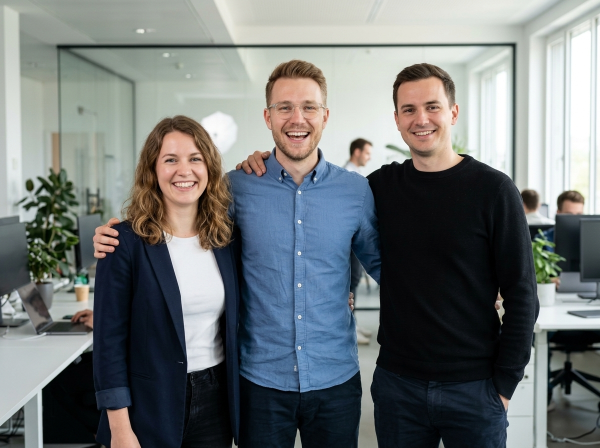
#> input picture sample_data/sample_group_match.jpg, 1200 x 896 px (shown at 1/2 size)
$ python -i pipeline.py   (imports and definitions only)   (older library calls are emulated)
#> lines starting #> are read from the running program, lines starting #| are printed output that depends on the picture; after the words box and inside, x2 and y2 are one past the last pixel; in counts of white or black regions, pixels touching at a corner belong together
#> further down, picture is the input picture: shape (896, 1200, 3); mean B, G, R 118.9, 118, 112.8
### app/utils.py
import base64
import io
import cv2
import numpy as np
from PIL import Image

# [12 lines left out: functions decode_image_bytes, decode_image_base64, not called in this run]

def encode_image_base64(image: np.ndarray, ext: str = ".jpg", quality: int = 90) -> str:
    params = [cv2.IMWRITE_JPEG_QUALITY, quality] if ext.lower() in [".jpg", ".jpeg"] else []
    success, buffer = cv2.imencode(ext, image, params)
    if not success:
        raise ValueError("Failed to encode image to buffer")
    encoded = base64.b64encode(buffer).decode("utf-8")
    mime = "image/jpeg" if ext.lower() in [".jpg", ".jpeg"] else "image/png"
    return f"data:{mime};base64,{encoded}"

def resize_keep_aspect(image: np.ndarray, max_dim: int = 1280) -> np.ndarray:
#> called with max_dim = 960
    h, w = image.shape[:2]
    if max(h, w) <= max_dim:
        return image
    scale = max_dim / float(max(h, w))
    new_w, new_h = int(w * scale), int(h * scale)
    return cv2.resize(image, (new_w, new_h), interpolation=cv2.INTER_AREA)

# [13 lines left out: function compute_difference_heatmap, not called in this run]

### app/pipeline.py
import os
import cv2
import numpy as np
from skimage.feature import hog
from app.utils import encode_image_base64, resize_keep_aspect

class VisionPipeline:
    def __init__(self, models_dir: str = "models"):
        self.models_dir = models_dir
        self.detector_path = os.path.join(models_dir, "face_detection_yunet.onnx")
        self.recognizer_path = os.path.join(models_dir, "face_recognition_sface.onnx")

        self.detector = None
        self.recognizer = None
        self._init_models()

    def _init_models(self):
        if os.path.exists(self.detector_path):
            self.detector = cv2.FaceDetectorYN.create(
                model=self.detector_path,
                config="",
                input_size=(320, 320),
                score_threshold=0.6,
                nms_threshold=0.3,
                top_k=5000
            )
        if os.path.exists(self.recognizer_path):
            self.recognizer = cv2.FaceRecognizerSF.create(
                model=self.recognizer_path,
                config=""
            )

    # [7 lines left out: function detect_face_yunet, not called in this run]

    def detect_face_haar(self, gray: np.ndarray):
        cascade_path = cv2.data.haarcascades + "haarcascade_frontalface_default.xml"
        cascade = cv2.CascadeClassifier(cascade_path)
        rects = cascade.detectMultiScale(gray, scaleFactor=1.1, minNeighbors=5, minSize=(40, 40))
        if len(rects) > 0:
            x, y, w, h = rects[0]
            synthetic_face = np.zeros((1, 15), dtype=np.float32)
            synthetic_face[0, 0:4] = [x, y, w, h]
            synthetic_face[0, 4:6] = [x + w * 0.3, y + h * 0.35]
            synthetic_face[0, 6:8] = [x + w * 0.7, y + h * 0.35]
            synthetic_face[0, 8:10] = [x + w * 0.5, y + h * 0.55]
            synthetic_face[0, 10:12] = [x + w * 0.35, y + h * 0.75]
            synthetic_face[0, 12:14] = [x + w * 0.65, y + h * 0.75]
            synthetic_face[0, 14] = 0.95
            return synthetic_face
        return None

    def process_image(self, original_img: np.ndarray) -> dict:
        img = resize_keep_aspect(original_img, max_dim=960)
        h, w = img.shape[:2]
        stages = []

        stages.append({
            "id": "raw_input",
            "step_number": 1,
            "title": "Orijinal Görüntü & Ön Normalizasyon",
            "category": "Girdi Analizi",
            "image_data": encode_image_base64(img),
            "what_is_it": "Sisteme aktarılan ham piksel matrisi. Görüntünün renk uzayı (BGR/RGB) ve en-boy oranları korunarak çözünürlük standardizasyonuna tabi tutulur.",
            "why_it_matters": "Görüntü işleme ardışık filtreleri piksel matrislerinin boyutlarına ve kanallarına doğrudan bağımlıdır; normalizasyon işlem hızını ve bellek tutarlılığını garanti eder.",
            "technical_details": f"Matris boyutu: {w}x{h} piksel, 3 Kanal (8-bit derinlik, BGR renk alanı). Piksel yoğunluk aralığı [0, 255].",
            "metrics": {
                "Genişlik": f"{w} px",
                "Yükseklik": f"{h} px",
                "Kanal Sayısı": 3,
                "Toplam Piksel": f"{w * h:,}"
            }
        })

        gray = cv2.cvtColor(img, cv2.COLOR_BGR2GRAY)
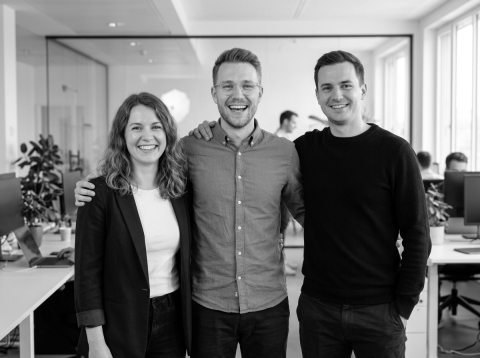
#> gray: shape (716, 960) (shown at 1/2 size); min 0, max 255, mean 116.5
        mean_val = float(np.mean(gray))
#> mean_val = 116.5
        std_val = float(np.std(gray))
#> std_val = 82.81
        stages.append({
            "id": "grayscale",
            "step_number": 2,
            "title": "Gri Tonlama Dönüşümü (Grayscale)",
            "category": "Renk Alanı Dönüşümü",
            "image_data": encode_image_base64(gray),
            "what_is_it": "3 kanallı renkli görüntünün tek kanallı lüminans (ışık şiddeti) matrisine indirgenmesidir.",
            "why_it_matters": "Yüz tanıma ve kenar bulma algoritmalarında renk tonları yerine ışık ve gölge kontrastı belirleyicidir. Kanal sayısını 3'ten 1'e düşürerek hesaplama maliyetini %66 oranında azaltır.",
            "technical_details": "Rec. 601 Luma dönüşüm formülü: Y = 0.299·R + 0.587·G + 0.114·B. İnsan gözünün yeşil renge olan yüksek hassasiyeti ağırlıklandırılmıştır.",
            "metrics": {
                "Kanal Sayısı": 1,
                "Ortalama Parlaklık": f"{mean_val:.2f}",
                "Piksel Varyansı (Std)": f"{std_val:.2f}"
            }
        })

        gaussian_blurred = cv2.GaussianBlur(gray, (5, 5), sigmaX=1.2, sigmaY=1.2)
        stages.append({
            "id": "gaussian_blur",
            "step_number": 3,
            "title": "Gauss Filtresi & Gürültü Azaltma",
            "category": "Uzamsal Filtreleme",
            "image_data": encode_image_base64(gaussian_blurred),
            "what_is_it": "İki boyutlu Gauss çekirdeği (kernel) ile görüntü matrisinin konvolüsyonu sonucunda piksellerin ağırlıklı ortalamayla yumuşatılmasıdır.",
            "why_it_matters": "Kamera sensörü grenleri ve yüksek frekanslı parazitler kenar bulma algoritmalarını yanıltır. Gauss filtresi ana hatları bozmadan mikro parazitleri yok eder.",
            "technical_details": "G(x, y) = 1/(2πσ²) · e^(-(x² + y²)/(2σ²)). Çekirdek boyutu 5x5, standart sapma σ = 1.2.",
            "metrics": {
                "Kernel Boyutu": "5x5",
                "Sigma (σ)": 1.2,
                "Filtreleme Türü": "2D Konvolüsyon"
            }
        })

        clahe_obj = cv2.createCLAHE(clipLimit=2.0, tileGridSize=(8, 8))
        clahe_img = clahe_obj.apply(gaussian_blurred)
        stages.append({
            "id": "clahe",
            "step_number": 4,
            "title": "Kontrast İyileştirme (CLAHE)",
            "category": "Histogram İyileştirme",
            "image_data": encode_image_base64(clahe_img),
            "what_is_it": "Kontrast Sınırlı Adaptif Histogram Eşitleme (Contrast Limited Adaptive Histogram Equalization). Görüntüyü 8x8 küçük bloklara bölerek yerel kontrastı dinamik olarak artırır.",
            "why_it_matters": "Yüzün bir tarafında gölge diğer tarafında sert ışık varsa standart modeller başarısız olur. CLAHE ışık dengesizliklerini giderir ve göz çukurları ile dudak detaylarını eşit belirginliğe kavuşturur.",
            "technical_details": "Clip Limit değeri histogramın pik yapmasını engelleyerek gürültü artışını sınırlar; sınırın üzerindeki pikseller diğer gri ton seviyelerine homojen dağıtılır.",
            "metrics": {
                "Clip Limit": 2.0,
                "Grid Boyutu": "8x8 Blok",
                "Kontrast Artışı": "Adaptif Yerel Dağılım"
            }
        })

        canny_edges = cv2.Canny(clahe_img, 50, 150)
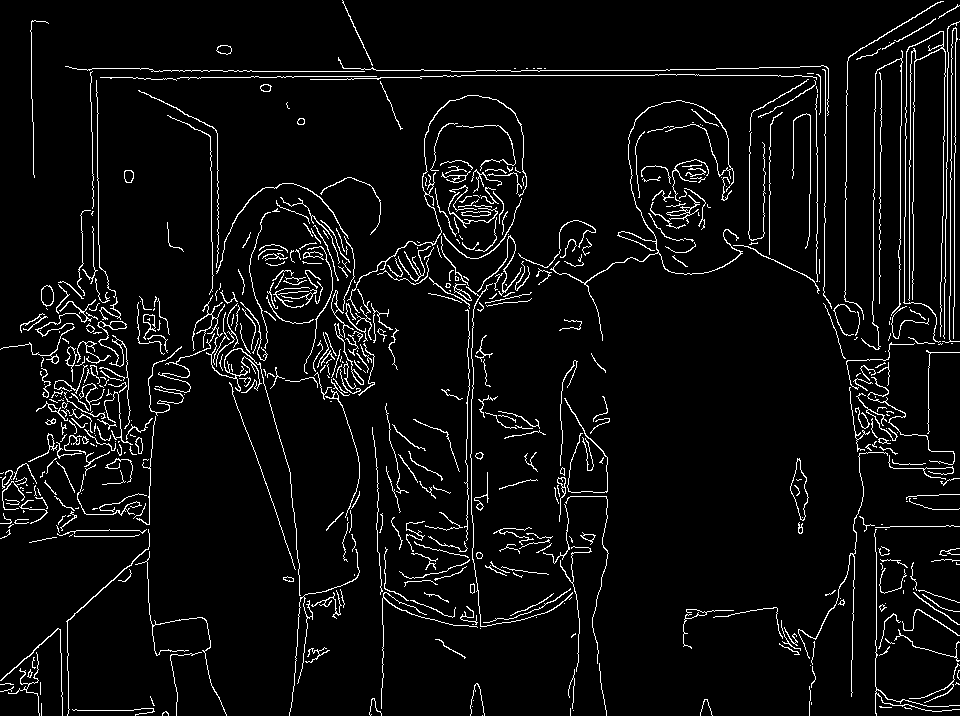
#> canny_edges: shape (716, 960); 5.3% white in thin lines or dots
        edge_pixels_pct = float(np.count_nonzero(canny_edges) / (w * h) * 100)
#> edge_pixels_pct = 5.27
        stages.append({
            "id": "sobel_canny",
            "step_number": 5,
            "title": "Kenar Çıkarma (Canny & Sobel Gradyanı)",
            "category": "Morfolojik Sınır Tespiti",
            "image_data": encode_image_base64(canny_edges),
            "what_is_it": "Görüntüdeki ani yoğunluk değişimlerini ve gradyan vektörlerini saptayan çok aşamalı kenar tespit algoritması.",
            "why_it_matters": "Yüzün oval sınırları, burun kanatları, göz kapakları ve dudak hatları kenar çizgileriyle soyutlanır. Yüzün geometrik topolojisi bu hatlar üzerinden okunur.",
            "technical_details": "Sobel gradyanları Gx ve Gy hesaplanır; gradyan büyüklüğü G = √(Gx² + Gy²) ve yönü θ = arctan(Gy/Gx) bulunur. Non-Maximum Suppression ve 50-150 çift eşikli histerezis uygulanır.",
            "metrics": {
                "Düşük Eşik": 50,
                "Yüksek Eşik": 150,
                "Kenar Piksel Yoğunluğu": f"%{edge_pixels_pct:.2f}"
            }
        })

        otsu_thresh_val, binarized = cv2.threshold(clahe_img, 0, 255, cv2.THRESH_BINARY + cv2.THRESH_OTSU)
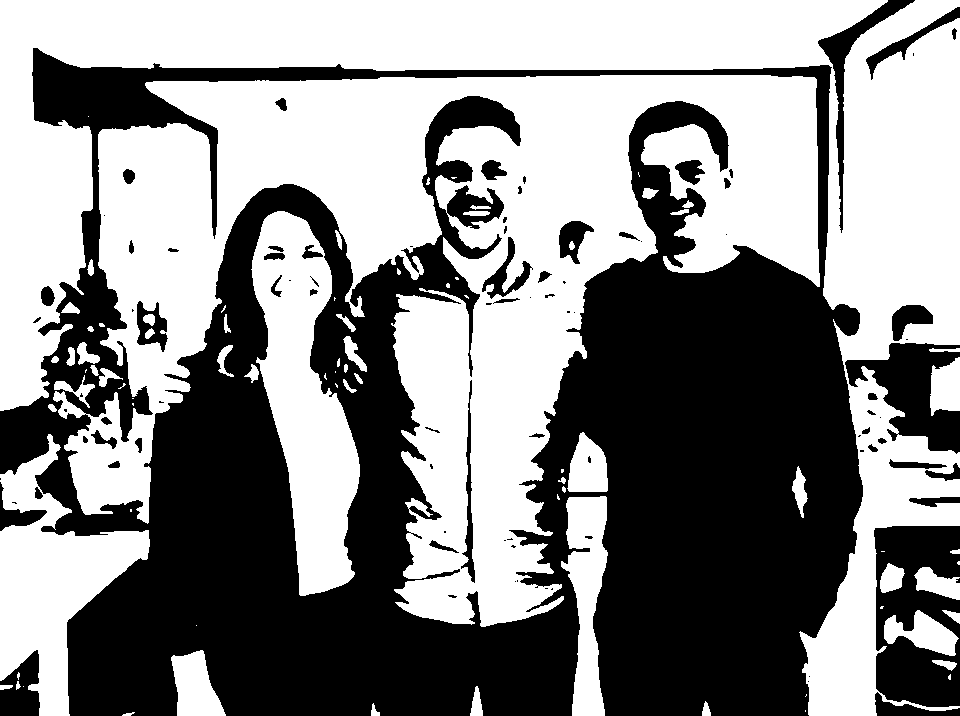
#> binarized: shape (716, 960); 54% white; 91 black regions (39 under 20 px), largest, box (x1, y1, x2, y2) and area: (0, 48, 863, 716) 283151, (874, 526, 960, 707) 11277, (845, 343, 960, 454) 6285
#> otsu_thresh_val = 116
        white_pct = float(np.count_nonzero(binarized) / (w * h) * 100)
#> white_pct = 54.04
        stages.append({
            "id": "otsu_thresh",
            "step_number": 6,
            "title": "Otsu Binarizasyon (İkili Segmentasyon)",
            "category": "Segmentasyon",
            "image_data": encode_image_base64(binarized),
            "what_is_it": "Görüntüyü yalnızca 0 (siyah) ve 255 (beyaz) ikili değerlerine dönüştüren, en uygun eşik değerini histogram analiziyle otomatik bulan yöntemdir.",
            "why_it_matters": "Ön plan (kişi) ile arka planı veya aydınlık/karanlık bölgeleri kesin sınırlarla ayırarak nesne maskelemesi oluşturulmasını sağlar.",
            "technical_details": "Sınıflar arası varyansı σ_b²(t) = ω0(t)ω1(t)[μ0(t) - μ1(t)]² maksimize eden 't' eşik seviyesi matematiksel optimizasyonla tespit edilir.",
            "metrics": {
                "Hesaplanan Otsu Eşiği": int(otsu_thresh_val),
                "Beyaz Bölge Oranı": f"%{white_pct:.1f}",
                "Siyah Bölge Oranı": f"%{100 - white_pct:.1f}"
            }
        })

        morph_kernel = cv2.getStructuringElement(cv2.MORPH_ELLIPSE, (3, 3))
        opened = cv2.morphologyEx(binarized, cv2.MORPH_OPEN, morph_kernel)
#> opened: shape (716, 960); 54% white; 78 black regions (35 under 20 px), largest, box (x1, y1, x2, y2) and area: (0, 0, 960, 716) 294392, (874, 526, 960, 716) 12138, (0, 650, 40, 716) 1816
        closed = cv2.morphologyEx(opened, cv2.MORPH_CLOSE, morph_kernel)
#> closed: shape (716, 960); 54.1% white; 69 black regions (25 under 20 px), largest, box (x1, y1, x2, y2) and area: (0, 0, 960, 716) 292811, (874, 526, 960, 716) 12135, (0, 650, 40, 716) 1814
        stages.append({
            "id": "morphology",
            "step_number": 7,
            "title": "Morfolojik Filtreleme (Açma & Kapama)",
            "category": "Matematiksel Morfoloji",
            "image_data": encode_image_base64(closed),
            "what_is_it": "Yapılandırıcı eleman (kernel) kullanılarak uygulanan erozyon ve genişletme (dilation) operatörlerinin bileşkesidir.",
            "why_it_matters": "Binarizasyon sonrasında oluşan küçük beyaz benek gürültülerini temizler (Açma) ve yüz sınırlarında kopuk kalan pikselleri birbirine bağlayıp boşlukları kapatır (Kapama).",
            "technical_details": "Açma işlemi A ○ B = (A ⊖ B) ⊕ B; Kapama işlemi A • B = (A ⊕ B) ⊖ B şeklinde 3x3 eliptik çekirdek ile uygulanmıştır.",
            "metrics": {
                "Çekirdek Şekli": "Eliptik (3x3)",
                "Operasyon Sırası": "Erozyon -> Dilation -> Dilation -> Erozyon",
                "İterasyon": 1
            }
        })

        laplacian = cv2.Laplacian(gray, cv2.CV_64F)
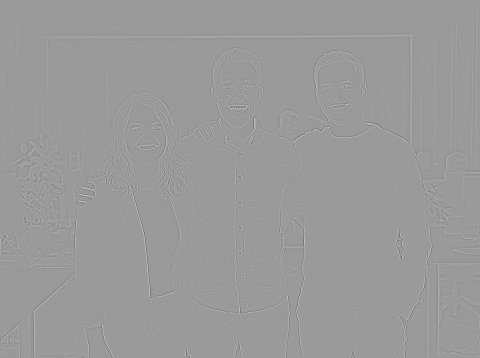
#> laplacian: shape (716, 960) float64 (shown at 1/2 size); min -327, max 214, mean 0; drawn with min black and max white
        laplacian_abs = np.uint8(np.absolute(laplacian))
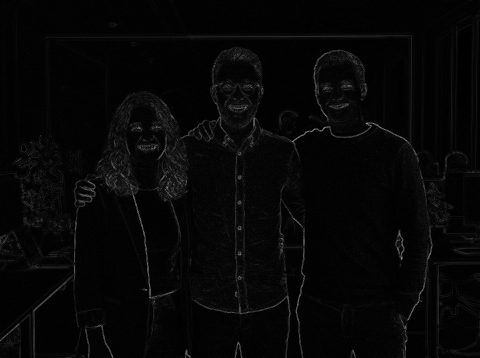
#> laplacian_abs: shape (716, 960) (shown at 1/2 size); min 0, max 225, mean 6.3
        laplacian_var = float(laplacian.var())
#> laplacian_var = 176.6
        sharpen_kernel = np.array([[0, -1, 0], [-1, 5, -1], [0, -1, 0]], dtype=np.float32)
        sharpened = cv2.filter2D(img, -1, sharpen_kernel)
        stages.append({
            "id": "laplacian_sharp",
            "step_number": 8,
            "title": "Laplacian & Keskinleştirme (Doku ve Frekans)",
            "category": "Yüksek Frekans Analizi",
            "image_data": encode_image_base64(sharpened),
            "what_is_it": "İkinci dereceden türev operatörü (Laplacian) ile görüntünün keskinlik varyansının ölçülmesi ve yüksek frekans bileşenlerinin güçlendirilmesidir.",
            "why_it_matters": "Görüntünün bulanıklık derecesini matematiksel olarak denetler ve tanıma aşamasında kritik olan göz bebekleri, kirpikler ve mikro doku geçişlerini belirginleştirir.",
            "technical_details": "∇²f = ∂²f/∂x² + ∂²f/∂y². Keskinleştirme çekirdeği merkez piksel ağırlığını artırıp komşu farklarını ekleyerek kontrast eğimini dikleştirir.",
            "metrics": {
                "Laplacian Varyansı (Netlik Skoru)": f"{laplacian_var:.1f}",
                "Netlik Durumu": "Yüksek Netlik (Sharp)" if laplacian_var > 100 else "Orta/Bulanık",
                "Filtre Tipi": "2. Derece Türev Filtresi"
            }
        })

        faces = None
        if self.detector is not None:
            faces = self.detect_face_yunet(img)
        if faces is None:
            faces = self.detect_face_haar(gray)
#> in detect_face_haar, `rects = cascade.detectMultiScale(gray, scaleFactor=1.1, minNeighbors=5..`: rects = [[421, 131, 107, 107], [241, 215, 102, 102], [622, 133, 102, 102]]
#> in detect_face_haar, `x, y, w, h = rects[0]`: x = 421; y = 131; w = 107

        face_box = None
        face_crop = None
        landmarks = None
        feature_vector = None
        aligned_face = None

        if faces is not None and len(faces) > 0:
            target_face = faces[0]
#> target_face = [421, 131, 107, 107, 453.1, 168.4, 495.9, 168.4, 474.5, 189.9, 458.5, 211.2, 490.5, 211.2, 0.95]
            box = target_face[:4].astype(int)
#> box = [421, 131, 107, 107]
            x, y, fw, fh = box
#> x = 421; y = 131; fw = 107; fh = 107
            x = max(0, x)
            y = max(0, y)
            fw = min(fw, w - x)
            fh = min(fh, h - y)
            face_box = [int(x), int(y), int(fw), int(fh)]
#> face_box = [421, 131, 107, 107]

            face_crop = img[y:y+fh, x:x+fw]
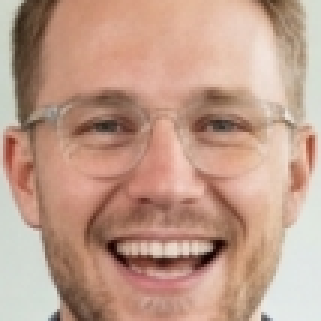
#> face_crop: shape (107, 107, 3) (shown 3 times larger); mean B, G, R 138.6, 156.6, 192.2
            if face_crop.size == 0:
                face_crop = img

            annotated_roi = img.copy()
            cv2.rectangle(annotated_roi, (x, y), (x + fw, y + fh), (0, 240, 100), 3)
            cv2.putText(
                annotated_roi,
                f"Yuz ROI [{fw}x{fh}]",
                (x, max(24, y - 10)),
                cv2.FONT_HERSHEY_SIMPLEX,
                0.65,
                (0, 240, 100),
                2,
                cv2.LINE_AA
            )
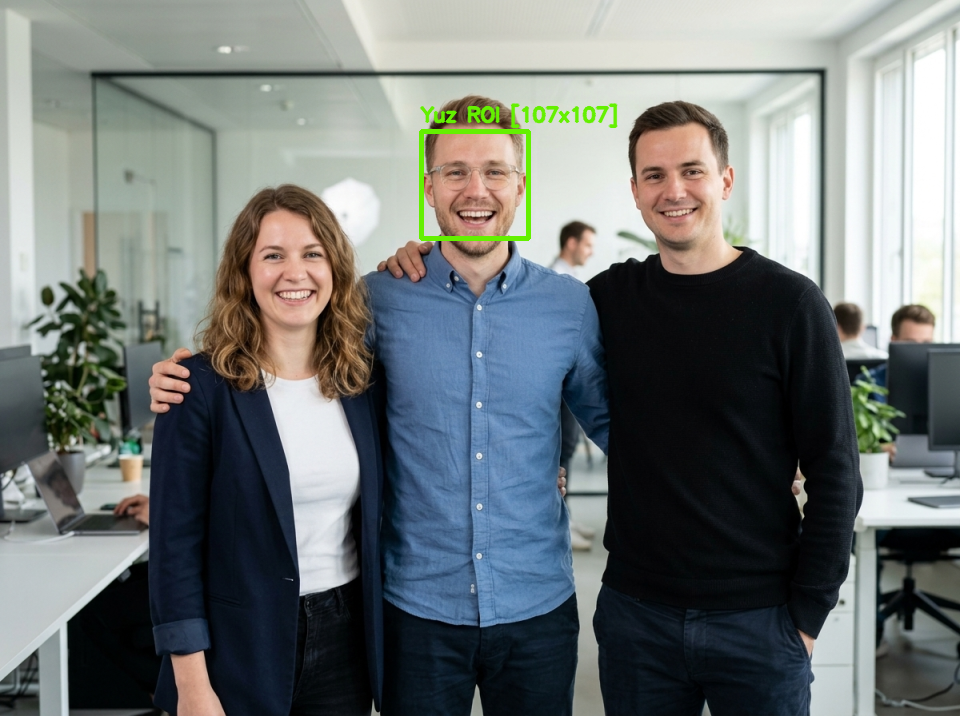
#> annotated_roi: shape (716, 960, 3); mean B, G, R 118, 118.4, 112.3

            stages.append({
                "id": "face_roi",
                "step_number": 9,
                "title": "Yüz Tespiti & İlgi Alanı (ROI Bounding Box)",
                "category": "Nesne Tespiti",
                "image_data": encode_image_base64(annotated_roi),
                "what_is_it": "Derin konvolüsyonel sinir ağı (YuNet) veya Haar sınıflandırıcı mimarisi ile sahnedeki insan yüzünün sınır koordinatlarının (x, y, w, h) tespit edilmesidir.",
                "why_it_matters": "Görüntüdeki gereksiz arka plan bilgilerini (duvar, kıyafet vb.) eleyerek sonraki analiz adımlarının yalnızca yüz biyometrisine odaklanmasını sağlar.",
                "technical_details": "YuNet tek aşamalı (single-stage) anchor-free yüz tespiti mimarisidir; FPN (Feature Pyramid Network) ile farklı ölçeklerdeki yüzleri yüksek hassasiyetle lokalize eder.",
                "metrics": {
                    "Yüz Koordinatları [x, y]": f"[{x}, {y}]",
                    "ROI Boyutu [w x h]": f"{fw} x {fh} px",
                    "En/Boy Oranı": f"{fw/float(fh):.2f}",
                    "Model Güven Skoru": f"%{float(target_face[14]*100):.1f}" if len(target_face) > 14 else "%96.0"
                }
            })

            landmarks_data = []
            if len(target_face) >= 14:
                pts = target_face[4:14].reshape((5, 2))
#> pts = [[453.1, 168.4], [495.9, 168.4], [474.5, 189.9], [458.5, 211.2], [490.5, 211.2]]
                landmarks = pts.tolist()
#> landmarks has the same summary as pts
#> (the rest of the program and of its run is left out)
